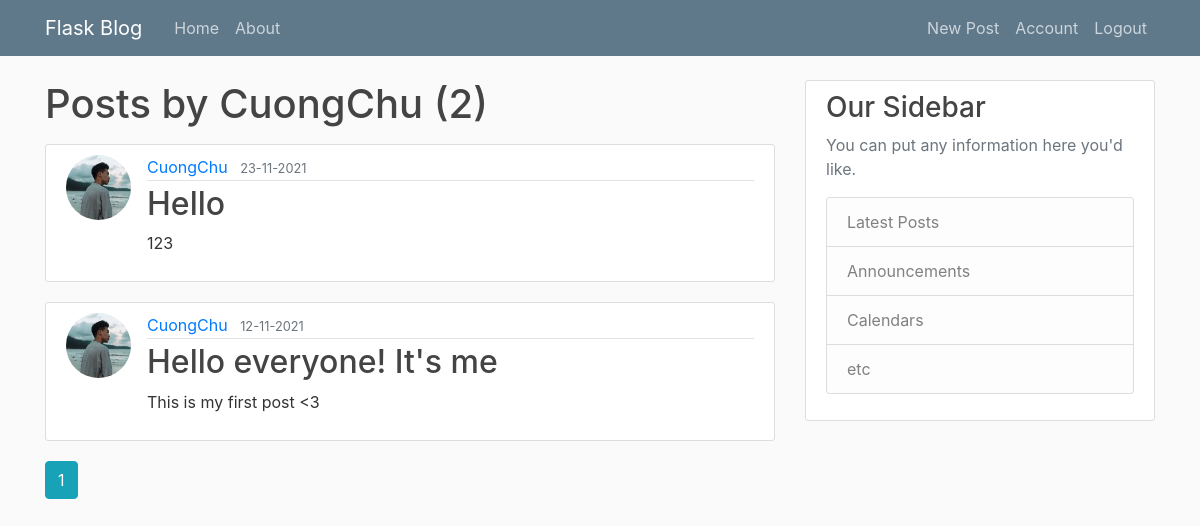
The page /user/CuongChu (signed in) on the database as committed earlier.
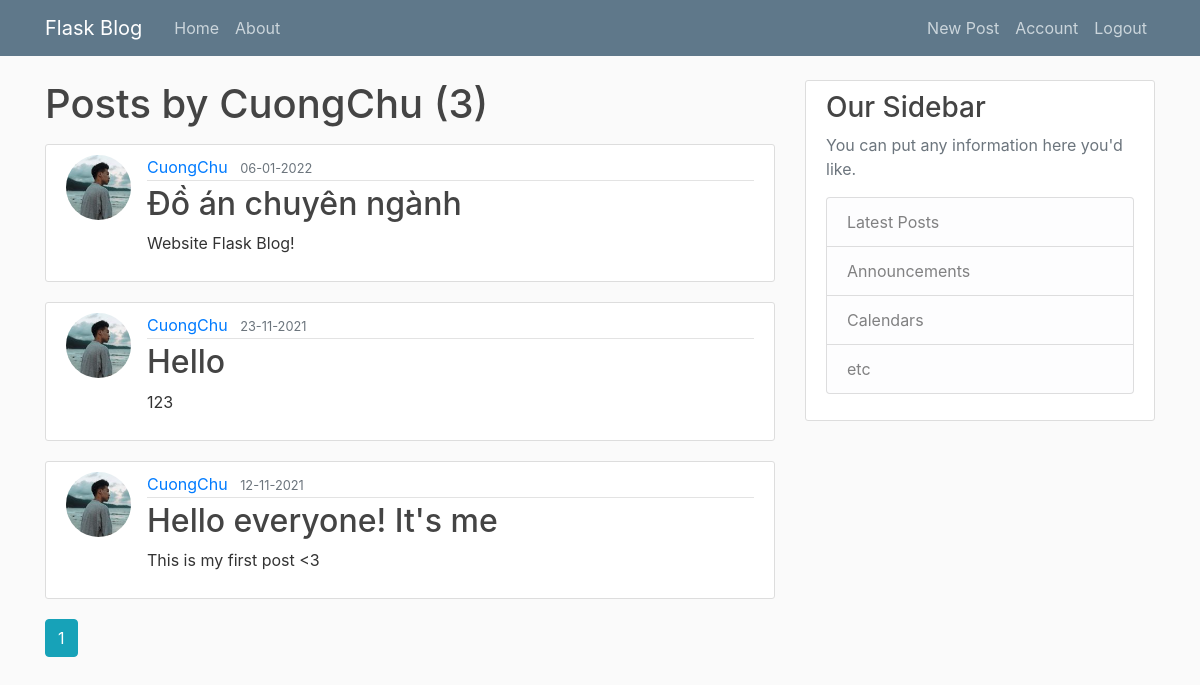
The same page on the database as committed later.
### flaskblog/models.py (models this page shows, shortened)
class Post(db.Model):
    id = db.Column(db.Integer, primary_key=True)
    title = db.Column(db.String(100), nullable=False)
    date_posted = db.Column(db.DateTime, nullable=False, default=datetime.utcnow)
    content = db.Column(db.Text, nullable=False)
    user_id = db.Column(db.Integer, db.ForeignKey('user.id'), nullable=False)

class User(db.Model, UserMixin):
    id = db.Column(db.Integer, primary_key=True)
    username = db.Column(db.String(20), unique=True, nullable=False)
    email = db.Column(db.String(120), unique=True, nullable=False)
    image_file = db.Column(db.String(20), nullable=False, default='default.jpg')
    password = db.Column(db.String(60), nullable=False)
    posts = db.relationship('Post', backref='author', lazy=True)

### flaskblog/routes.py (the view)
@app.route("/user/<string:username>")
def user_posts(username):
    page = request.args.get('page', 1, type=int)
    user = User.query.filter_by(username=username).first_or_404()
    posts = Post.query.filter_by(author=user)\
        .order_by(Post.date_posted.desc())\
        .paginate(page=page, per_page=5)
    return render_template('user_posts.html', posts=posts, user=user)

### flaskblog/models.py (called while the page is built)
@login_manager.user_loader
def load_user(user_id):
    return User.query.get(int(user_id))

### flaskblog/templates/user_posts.html
{% extends "layout.html" %}
{% block content %}
    <h1 class="mb-3">Posts by {{ user.username }} ({{ posts.total }})</h1>
    {% for post in posts.items %}
        <article class="media content-section">
          <img class="rounded-circle article-img" src="{{ url_for('static', filename='profile_pics/' + post.author.image_file) }}">
          <div class="media-body">
            <div class="article-metadata">
              <a class="mr-2" href="{{ url_for('user_posts', username=post.author.username) }}">{{ post.author.username }}</a>
              <small class="text-muted">{{ post.date_posted.strftime('%d-%m-%Y') }}</small>
            </div>
            <h2><a class="article-title" href="{{ url_for('post', post_id=post.id) }}">{{ post.title }}</a></h2>
            <p class="article-content">{{ post.content }}</p>
          </div>
        </article>
    {% endfor %}
    {% for page_num in posts.iter_pages(left_edge=1, right_edge=1, left_current=1, right_current=2) %}
      {% if page_num %}
        {% if posts.page == page_num %}
          <a class="btn btn-info mb-4" href="{{ url_for('user_posts', username=user.username, page=page_num) }}">{{ page_num }}</a>
        {% else %}
          <a class="btn btn-outline-info mb-4" href="{{ url_for('user_posts', username=user.username, page=page_num) }}">{{ page_num }}</a>
        {% endif %}
      {% else %}
        ...
      {% endif %}
    {% endfor %}
{% endblock content %}

Rows that differ between the two databases and show on the page:
added Post: image_file (picture), author.username "CuongChu", date_posted "06-01-2022", title "Đồ án chuyên ngành", content "Website Flask Blog!"
Other text that changed with them:
{{ posts.total }}: "2" → "3"
